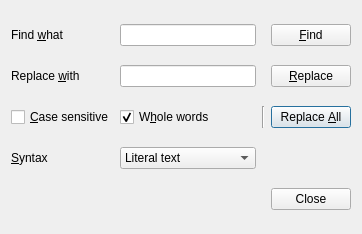
<?xml version="1.0" encoding="UTF-8"?>
<ui version="4.0">
 <class>FindAndReplaceDig</class>
 <widget class="QDialog" name="FindAndReplaceDig">
  <property name="geometry">
   <rect>
    <x>0</x>
    <y>0</y>
    <width>324</width>
    <height>234</height>
   </rect>
  </property>
  <property name="windowTitle">
   <string>Find and Replace</string>
  </property>
  <layout class="QGridLayout" name="gridLayout">
   <item row="2" column="1">
    <widget class="QLineEdit" name="findLineEdit"/>
   </item>
   <item row="9" column="0">
    <widget class="QLabel" name="label_3">
     <property name="text">
      <string>&amp;Syntax</string>
     </property>
     <property name="buddy">
      <cstring>syntaxComboBox</cstring>
     </property>
    </widget>
   </item>
   <item row="3" column="1">
    <widget class="QLineEdit" name="replaceLineEdit"/>
   </item>
   <item row="9" column="1">
    <widget class="QComboBox" name="syntaxComboBox">
     <item>
      <property name="text">
       <string>Literal text</string>
      </property>
     </item>
     <item>
      <property name="text">
       <string>Regular expression</string>
      </property>
     </item>
    </widget>
   </item>
   <item row="4" column="4">
    <widget class="Line" name="line">
     <property name="orientation">
      <enum>Qt::Vertical</enum>
     </property>
    </widget>
   </item>
   <item row="2" column="0">
    <widget class="QLabel" name="label">
     <property name="text">
      <string>Find &amp;what</string>
     </property>
     <property name="buddy">
      <cstring>findLineEdit</cstring>
     </property>
    </widget>
   </item>
   <item row="10" column="6">
    <layout class="QVBoxLayout" name="verticalLayout"/>
   </item>
   <item row="3" column="0">
    <widget class="QLabel" name="label_2">
     <property name="text">
      <string>Replace &amp;with</string>
     </property>
     <property name="buddy">
      <cstring>replaceLineEdit</cstring>
     </property>
    </widget>
   </item>
   <item row="4" column="0">
    <widget class="QCheckBox" name="caseCheckBox">
     <property name="text">
      <string>&amp;Case sensitive</string>
     </property>
    </widget>
   </item>
   <item row="4" column="6">
    <widget class="QPushButton" name="replaceAllButton">
     <property name="text">
      <string>Replace &amp;All</string>
     </property>
    </widget>
   </item>
   <item row="2" column="6">
    <widget class="QPushButton" name="findButton">
     <property name="text">
      <string>&amp;Find</string>
     </property>
    </widget>
   </item>
   <item row="12" column="6">
    <widget class="QPushButton" name="closeButton">
     <property name="text">
      <string>Close</string>
     </property>
    </widget>
   </item>
   <item row="3" column="6">
    <widget class="QPushButton" name="replaceButton">
     <property name="text">
      <string>&amp;Replace</string>
     </property>
    </widget>
   </item>
   <item row="16" column="6">
    <layout class="QGridLayout" name="gridLayout_4"/>
   </item>
   <item row="4" column="1">
    <widget class="QCheckBox" name="wholeCheckBox">
     <property name="text">
      <string>W&amp;hole words</string>
     </property>
     <property name="checked">
      <bool>true</bool>
     </property>
    </widget>
   </item>
   <item row="12" column="0">
    <layout class="QHBoxLayout" name="horizontalLayout_2"/>
   </item>
  </layout>
 </widget>
 <tabstops>
  <tabstop>findLineEdit</tabstop>
  <tabstop>replaceLineEdit</tabstop>
  <tabstop>wholeCheckBox</tabstop>
  <tabstop>syntaxComboBox</tabstop>
  <tabstop>findButton</tabstop>
  <tabstop>replaceButton</tabstop>
  <tabstop>replaceAllButton</tabstop>
  <tabstop>closeButton</tabstop>
  <tabstop>caseCheckBox</tabstop>
 </tabstops>
 <resources/>
 <connections>
  <connection>
   <sender>closeButton</sender>
   <signal>clicked()</signal>
   <receiver>closeButton</receiver>
   <slot>close()</slot>
   <hints>
    <hint type="sourcelabel">
     <x>281</x>
     <y>172</y>
    </hint>
    <hint type="destinationlabel">
     <x>266</x>
     <y>174</y>
    </hint>
   </hints>
  </connection>
 </connections>
</ui>
